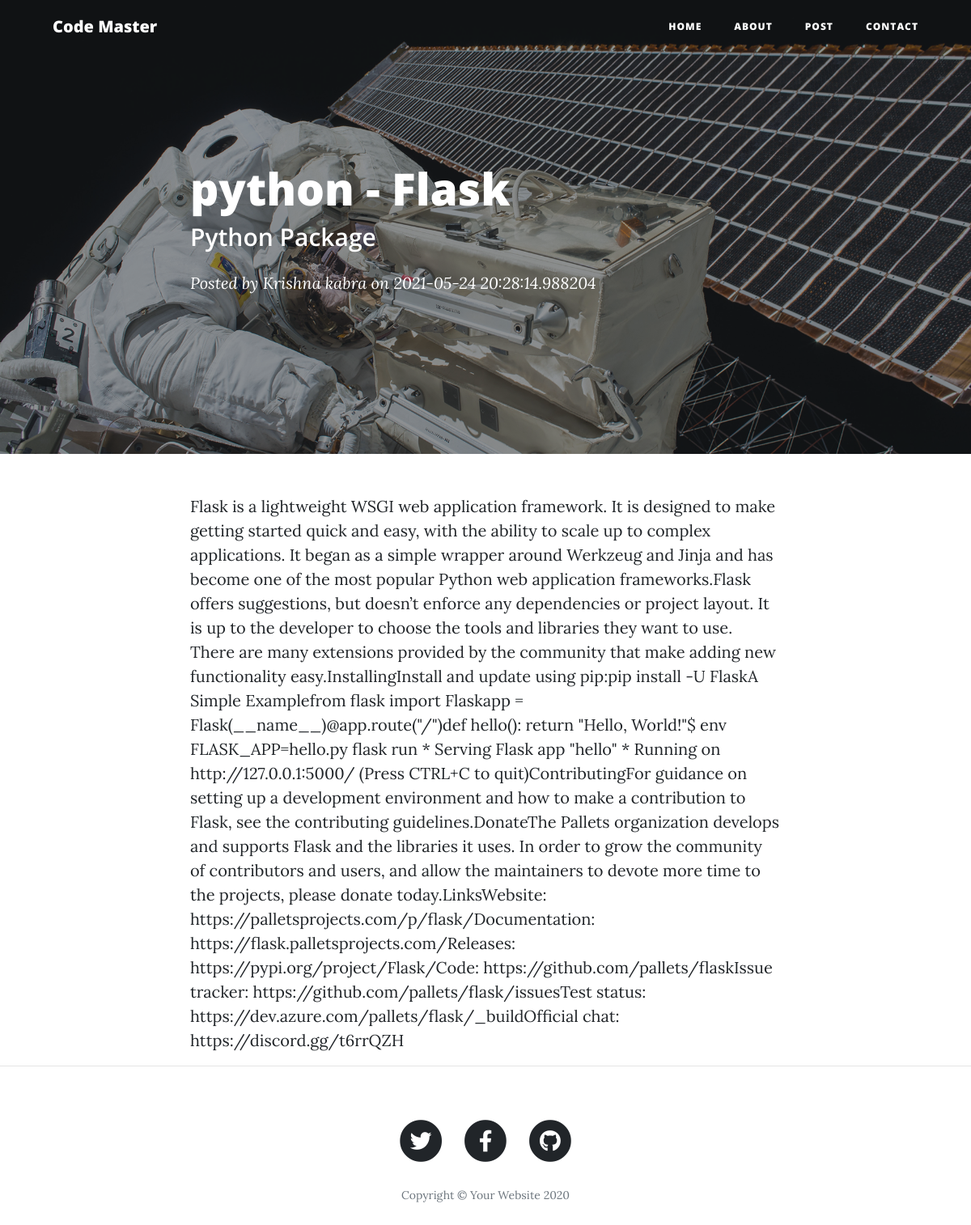
The app's page /post/Flask with its own data.
### app.py (models this page shows)
class posts(db.Model):
    sno = db.Column(db.Integer, primary_key=True)
    title = db.Column(db.String(80), nullable=False)
    subtitle = db.Column(db.String(12), nullable=False)
    content = db.Column(db.String(120), nullable=False)
    date = db.Column(db.String(12), nullable=True)
    slug = db.Column(db.String(20), nullable=False)
    image = db.Column(db.String(20), nullable=False)

### app.py (the view)
@app.route("/post/<string:slug>")
def post(slug):
    post = posts.query.filter_by(slug=slug).first()
    return render_template("post.html",post=post,slug=slug)

### templates/post.html (shortened to what this page needs)
{% extends 'layout.html' %}
{% block body %}
  <header class="masthead" style="background-image: url('{{ url_for('static',filename='img/post-bg.jpg') }}')">
    <div class="overlay"></div>
    <div class="container">
      <div class="row">
        <div class="col-lg-8 col-md-10 mx-auto">
          <div class="post-heading">
            <h1>{{post.title}}</h1>
            <h2 class="subheading">{{post.subtitle}}</h2>
            <span class="meta">Posted by
              <a href="#">Krishna kabra</a>
              on {{post.date}}</span>
          </div>
        </div>
      </div>
    </div>
  </header>
  <article>
    <div class="container">
      <div class="row">
        <div class="col-lg-8 col-md-10 mx-auto">
          {{post.content}}
        </div>
      </div>
    </div>
  </article>
 {% endblock %}

### records on screen
posts: title "python - Flask", subtitle "Python Package", date "2021-05-24 20:28:14.988204", content "Flask is a lightweight WSGI web application framework. It is designed to make getting started quick and easy, with the ability to scale up to complex applications. It began as a simple wrapper around Werkzeug and Jinja and has become one of the most popular Python web application frameworks.Flask offers suggestions, but doesn’t enforce any dependencies or project layout. It is up to the developer to choose the tools and libraries they want to use. There are many extensions provided by the community that make adding new functionality easy.InstallingInstall and update using pip:pip install -U FlaskA Simple Examplefrom flask import Flaskapp = Flask(__name__)@app.route(\"/\")def hello(): return…"
